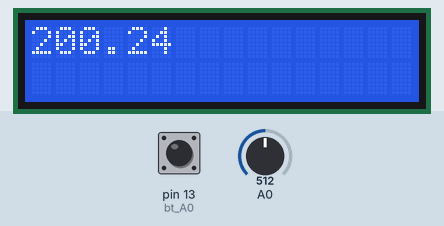
Simulated run of this sketch. Board: Arduino Uno, built with avr-gcc and run on an emulated ATmega328P. Parts: 16×2 character LCD. The test bench sets the inputs (shaded band); at power-on: A0 = 512, pin 13 (bt_A0) HIGH. What the sketch prints to the serial monitor is not drawn.

Above: at 1.2 s.
1.3 s: A0 set to 716
At 2.3 s:
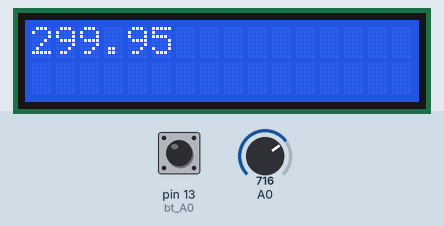
2.8 s: pin 13 (bt_A0) pulled LOW for 0.3 s
At 3.6 s:
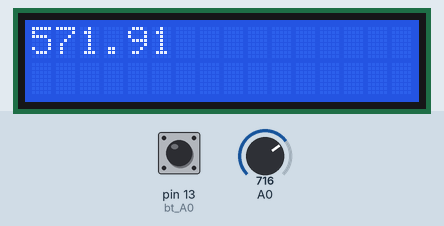
4.8 s: A0 set to 900
At 5.6 s:
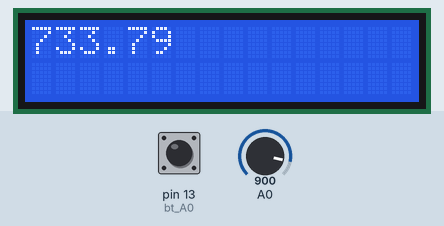
6.3 s: pin 13 (bt_A0) pulled LOW for 1 s
At 7.3 s:
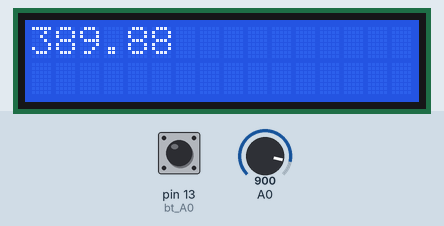
8.8 s: A0 set to 1023
At 9.6 s:
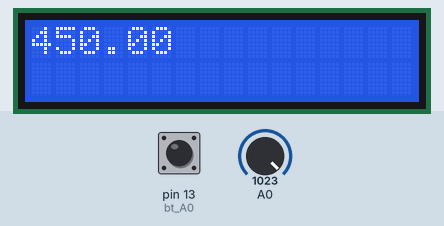
Timing chart, 0 to 11.4 s (numbered marks = the images above; inputs shaded):
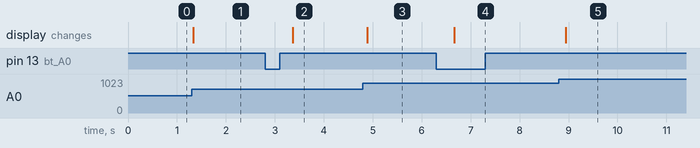

Measured:
- after the input at 1.3 s, the display: changes at once (image 1)
- after the input at 2.8 s, the display: changes after 0.56 s (image 2)
- after the input at 4.8 s, the display: changes after 0.09 s (image 3)
- after the input at 6.3 s, the display: changes after 0.36 s (image 4)
- after the input at 8.8 s, the display: changes after 0.14 s (image 5)

The sketch:

termometroDigital.ino
```cpp
/*
  Projeto: Termometro digital
  Autor: Josue Moura
  Data: 11/10/2025

  Description: Assemble a digital thermometer that
  allows you to choose the temperature scale
  to be displayed.

*/
// Incluindo a biblioteca
#include <LiquidCrystal.h>
LiquidCrystal lcd(12,11,5,4,3,2);
int bt_A0 = 13;// Mudar a escla de temperatura

// Tensao de referencia
float tensaoRef = 5.0;

// Variaveis de debounce
static unsigned long ultimoDebounceTime;
static unsigned long bounceDelay = 20;

//Variaveis do estado do botao
static bool estadoBotao =  HIGH;
static bool botaoPressionado  =  HIGH;
static bool ultimoEstadoBotao = LOW;
bool escala = LOW;

void setup()
{
  pinMode(bt_A0, INPUT_PULLUP);
  Serial.begin(9600);
  lcd.begin(16,2);
}

void loop()
{
    int leitura = digitalRead(bt_A0);
    Serial.println(leitura);

    if(leitura == LOW && ultimoEstadoBotao == HIGH) {

        botaoPressionado = LOW;

    }

    if (leitura != ultimoEstadoBotao) {
      	ultimoDebounceTime = millis();

    }

    if ((millis() - ultimoDebounceTime) > bounceDelay) {

        if (botaoPressionado != estadoBotao) {
            estadoBotao = botaoPressionado;

            if (estadoBotao == LOW) {
                escala = !escala; // Alterna escala
              	botaoPressionado = !botaoPressionado;
              	estadoBotao = !estadoBotao;
            }
        }
    }

    ultimoEstadoBotao = leitura;

    float temp = funcaoTemp();
    lcd.clear();
    lcd.print(temp);

    delay(250);
}

float funcaoTemp() {

    // Ler o valor analogico do sensor TMP
    int valor = analogRead(A0);// Valores entre 20-358

    // Tensao correspondente ao valor lido
    float tensao = valor * tensaoRef;
    tensao /= 1023.0;

    // Valor da temperatura correspondente ao valor da tensao

    float temp;

    if( escala == LOW) {
        temp = (tensao - 0.5 ) * 100;
    } else {
        temp = (((tensao - 0.5 ) * 100) * 9/5) + 32;
    }

    return temp;

}
```
